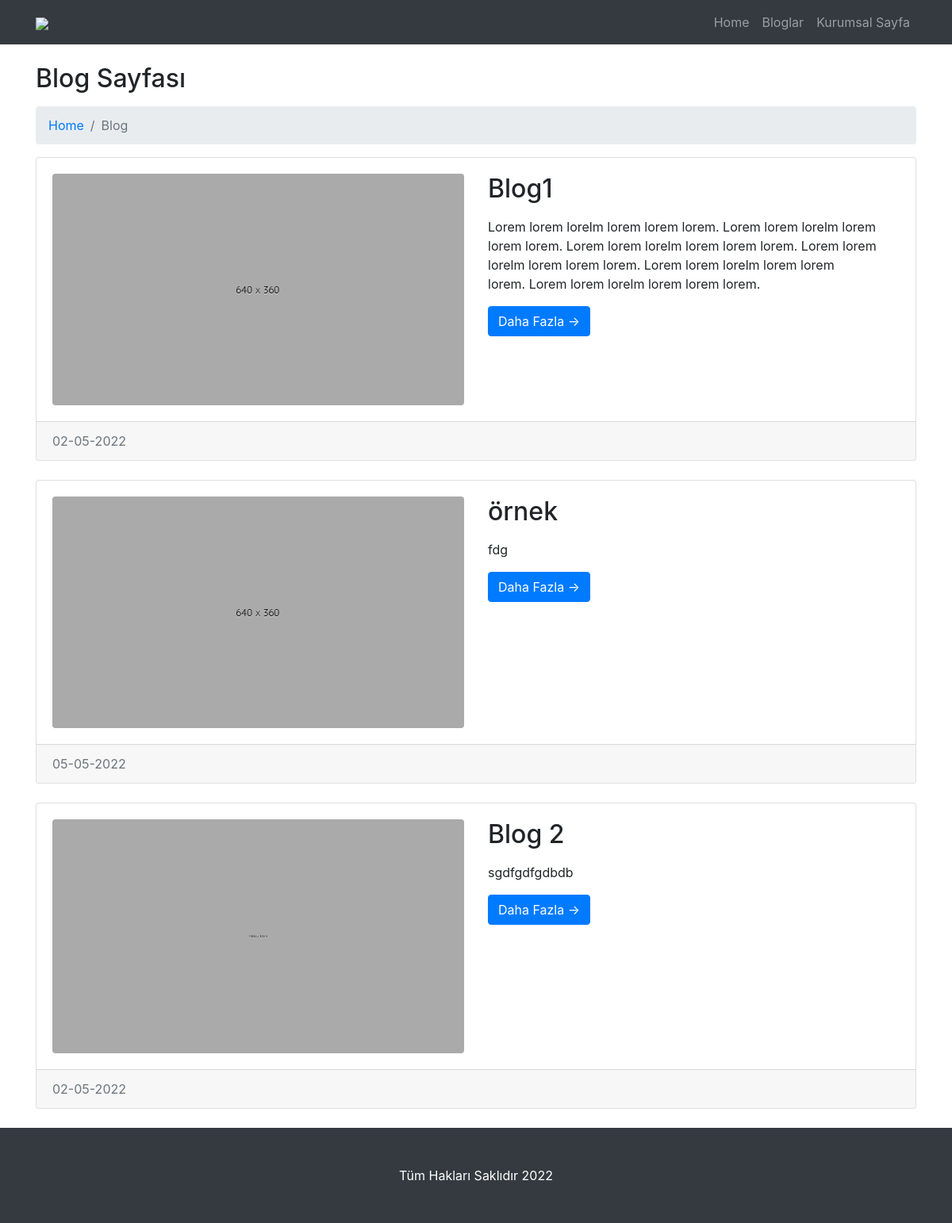
Screenshot of /blog.php with the database file from the repository.
### tables this page shows
CREATE TABLE `blog` (
  `blog_id` int(11) NOT NULL,
  `blog_title` varchar(250) NOT NULL,
  `blog_slug` varchar(300) NOT NULL,
  `blog_file` varchar(200) NOT NULL,
  `blog_content` text NOT NULL,
  `blog_time` datetime NOT NULL DEFAULT current_timestamp(),
  `blog_order` int(11) NOT NULL
);

### settings.php (called while the page is built, shortened)
<?php
require_once 'nedmin/netting/classcrud.php';
$db=new crud();
$sql=$db->qSql("SELECT * FROM settings");
$row=$sql->fetchAll(PDO::FETCH_ASSOC);
foreach ($row as $key) {
	$settings[$key['settings_key']]=$key['settings_value'];
}
 ?>

### blog.php (the view, shortened to what this page needs)
<?php require_once 'header.php'; ?>
  <div class="container">
    <h2 class="mt-4 mb-3">Blog Sayfası</h2>
    <ol class="breadcrumb">
      <li class="breadcrumb-item">
        <a href="index.php">Home</a>
      </li>
      <li class="breadcrumb-item active">Blog</li>
    </ol>
    <?php
      $sql=$db->read("blog",[
        "columns_name" => "blog_order",
        "columns_sort" => "ASC"
      ]);
      while ($row=$sql->fetch(PDO::FETCH_ASSOC)) { ?>
    <div class="card mb-4">
      <div class="card-body">
        <div class="row">
          <div class="col-lg-6">
            <a href="bloglar/<?php echo $row['blog_slug']; ?>">
              <img class="img-fluid rounded" src="nedmin/dimg/blog/<?php echo $row['blog_file'] ?>" alt="">
            </a>
          </div>
          <div class="col-lg-6">
            <h2 class="card-title"><?php echo $row['blog_title'] ?></h2>
            <p class="card-text"><?php echo mb_substr($row['blog_content'], 0,450); ?></p>
            <a href="bloglar/<?php echo $row['blog_slug']; ?>" class="btn btn-primary">Daha Fazla &rarr;</a>
          </div>
        </div>
      </div>
      <div class="card-footer text-muted">
        <?php echo $db->tDate($row['blog_time'],['date'=>TRUE]); ?>
      </div>
    </div>
    <?php } ?>
  </div>
 <?php require_once 'footer.php'; ?>

### header.php (shortened to what this page needs)
<?php require_once 'settings.php'; ?>
<!DOCTYPE html>
<html lang="en">
<head>
  <link href="vendor/bootstrap/css/bootstrap.min.css" rel="stylesheet">
  <link href="css/modern-business.css" rel="stylesheet">
</head>
<body>
  <nav class="navbar fixed-top navbar-expand-lg navbar-dark bg-dark fixed-top">
    <div class="container">
      <a class="navbar-brand" href="index.php"><img width="100" src="nedmin/dimg/settings/<?php echo $settings['logo'] ?>"></a>
      <div class="collapse navbar-collapse" id="navbarResponsive">
        <ul class="navbar-nav ml-auto">
          <li class="nav-item">
            <a class="nav-link" href="index">Home</a>
          </li>
          <li class="nav-item">
            <a class="nav-link" href="blog">Bloglar</a>
          </li>
          <li class="nav-item">
            <a class="nav-link" href="kurumsal/<?php $db->slugRead("about"); ?>">Kurumsal Sayfa</a>
          </li>
        </ul>
      </div>
    </div>
  </nav>

### nedmin/netting/classcrud.php (shortened to what this page needs)
<?php
class crud
{
	private $db;
	private $dbhost=DBHOST;
	private $dbuser=DBUSER;
	private $dbpass=DBPWD;
	private $dbname=DBNAME;
	function __construct()
	{
		try {
			$this->db=new PDO('mysql:host='.$this->dbhost.';dbname='.$this->dbname.';charset=utf8',$this->dbuser,$this->dbpass);
		} catch (Exception $e) {
			die("Bağlantı Başarısız: ".$e->getMessage());
		}
	}
	public function read($table,$options=[])	{
		try {
			if (isset($options['columns_name']) && empty($options['limit'])) {
				$stmt=$this->db->prepare("SELECT * from $table order by {$options['columns_name']} {$options['columns_sort']}");
			}else if (isset($options['columns_name']) && isset($options['limit'])) {
				$stmt=$this->db->prepare("SELECT * from $table order by {$options['columns_name']} {$options['columns_sort']} limit {$options['limit']}");
			}else{
				$stmt=$this->db->prepare("SELECT * from $table");
			}
			$stmt->execute();
			return $stmt;
		} catch (Exception $e) {
			return ['status'=>FALSE, 'error'=>$e->getMessage()];
		}
	}
	public function qSql($sql,$options=[]){
		try {
			$stmt=$this->db->prepare($sql);
			$stmt->execute();
			return $stmt;
		} catch (Exception $e) {
			return ['status'=>FALSE, 'error'=>$e->getMessage()];
		}
	}
	public function tDate($date,$options=[]){
		$arg=explode(" ",$date);
		$date=explode("-", $arg[0]);
		$time=$arg[1];
		if (@$options['date']) {
			return $date[2]."-".$date[1]."-".$date[0];
		}else if (@$options['time']) {
			return $time;
		}else if ($options['date_time']) {
			return $date[2]."-".$date[1]."-".$date[0]." ".$time;
		}
	}
	public function slugRead($table){
		try {
			$stmt=$this->db->prepare("SELECT * FROM $table order by $table"."_order"." ASC");
			$stmt->execute();
			$row=$stmt->fetch(PDO::FETCH_ASSOC);
			echo $row[$table.'_slug'];
		return ['status' => TRUE];
		} catch(PDOException $e) {
			echo $e->getMessage();
			return ['status' => FALSE,'error'=> $e->getMessage()];
		}
	}
}
 ?>

### footer.php (shortened to what this page needs)
  <footer class="py-5 bg-dark">
    <div class="container">
      <p class="m-0 text-center text-white"><?php echo $settings['copyright'] ?></p>
    </div>
  </footer>
</body>
</html>

### css/modern-business.css (style rules this page uses)
body { padding-top: 56px; }

### rows the page displays
blog: blog_file (picture), blog_title "Blog1", blog_content "Lorem lorem lorelm lorem lorem lorem. Lorem lorem lorelm lorem lorem lorem. Lorem lorem lorelm lorem lorem lorem. Lorem lorem lorelm lorem lorem lorem. Lorem lorem lorelm lorem lorem lorem. Lorem lorem lorelm lorem lorem lorem.", blog_time "02-05-2022"
blog: blog_file (picture), blog_title "örnek", blog_content "fdg", blog_time "05-05-2022"
blog: blog_file (picture), blog_title "Blog 2", blog_content "sgdfgdfgdbdb", blog_time "02-05-2022"

### other values shown
$settings['copyright'] "Tüm Hakları Saklıdır 2022"
